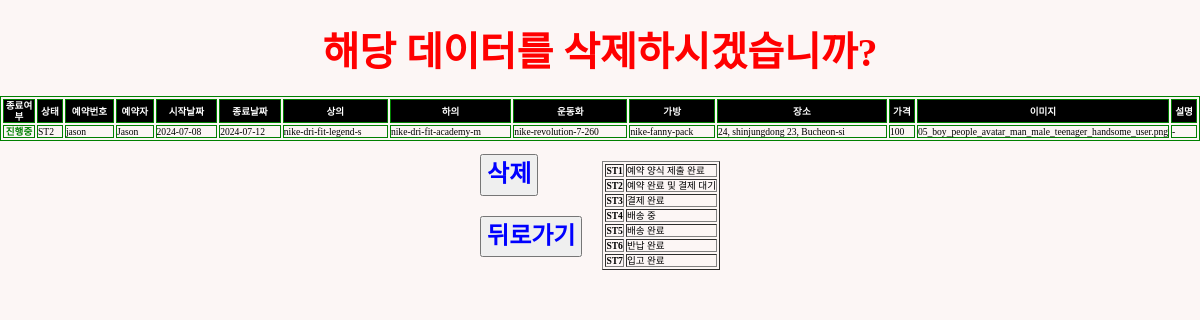
The page /sterna/delpage/jason (signed in) on the database as committed earlier.
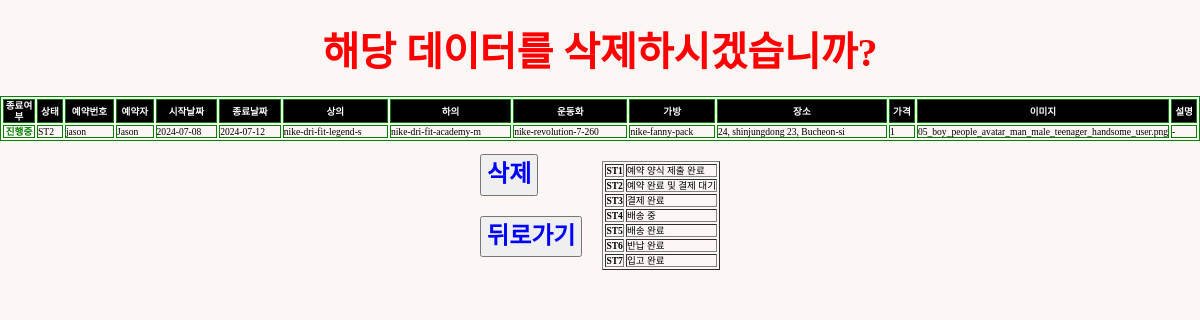
The same page on the database as committed later.
### reservation/models.py (models this page shows)
class Reservation(models.Model):
    STATUS_CHOICE = [
        ("ST1", "예약 양식 제출 완료"),
        ("ST2", "예약 완료 및 결제 대기"),
        ("ST3", "결제 완료"),
        ("ST4", "배송 중"),
        ("ST5", "배송 완료"),
        ("ST6", "반납 완료"),
        ("ST7", "입고 완료"),
    ]
    reserv_id = models.CharField(max_length=20, primary_key=True)
    client = models.CharField(max_length=20)
    contact = models.CharField(max_length=50, blank=False)
    start_date = models.DateField()
    start_time = models.TimeField(blank=True, default=timezone.now)
    end_date = models.DateField()
    end_time = models.TimeField(blank=True, default=timezone.now)
    top = models.ForeignKey(
        Item,
        on_delete=models.CASCADE,
        limit_choices_to={"category": "top"},
        related_name="topName",
        blank=True,
        null=True,
    )
    bottom = models.ForeignKey(
        Item,
        on_delete=models.CASCADE,
        limit_choices_to={"category": "bottom"},
        related_name="bottomName",
        blank=True,
        null=True,
    )
    shoes = models.ForeignKey(
        Item,
        on_delete=models.CASCADE,
        limit_choices_to={"category": "shoes"},
        related_name="shoesName",
        blank=True,
        null=True,
    )
    bag = models.ForeignKey(
        Item,
        on_delete=models.CASCADE,
        limit_choices_to={"category": "bag"},
        related_name="bagName",
        blank=True,
        null=True,
    )
    image = models.ImageField(upload_to="", blank=True)
    desc = models.TextField(blank=True, default="-")
    status = models.CharField(
        max_length=3,
        choices=STATUS_CHOICE,
        default="ST1",
    )
    completed = models.BooleanField(default=False)
    cost = models.IntegerField(default=0)
    location = models.CharField(max_length=50, blank=False)
    paypal_link = models.CharField(max_length=50, blank=False, default="free")
    def __str__(self):
        return str(self.completed) + " " + self.client + "_" + self.reserv_id

class Item(models.Model):
    CATEGORY = [
        ("shoes", "Shoes"),
        ("top", "Top"),
        ("bottom", "Bottom"),
        ("bag", "Bag & Pouch"),
        ("etc", "ETC"),
    ]
    SIZE = [
        ("Others", "free"),
        (
            "shoes",
            (
                ("220", "220mm"),
                ("225", "225mm"),
                ("230", "230mm"),
                ("235", "235mm"),
                ("240", "240mm"),
                ("245", "245mm"),
                ("250", "250mm"),
                ("255", "255mm"),
                ("260", "260mm"),
                ("265", "265mm"),
                ("270", "270mm"),
                ("275", "275mm"),
                ("280", "280mm"),
                ("285", "285mm"),
                ("290", "290mm"),
                ("295", "295mm"),
                ("300", "300mm"),
            ),
        ),
        (
            "top",
            (
                ("XS", "XS"),
                ("S", "S"),
                ("M", "M"),
                ("L", "L"),
                ("XL", "XL"),
                ("XXL", "XXL"),
            ),
        ),
        (
            "bottom",
            (
                ("XS", "XS"),
                ("S", "S"),
                ("M", "M"),
                ("L", "L"),
                ("XL", "XL"),
                ("XXL", "XXL"),
            ),
        ),
    ]
    GENDER = {("M", "Male"), ("F", "Female"), ("E", "NO Gender")}
    category = models.CharField(max_length=10, choices=CATEGORY)
    gender = models.CharField(max_length=1, blank=True, choices=GENDER)
    name = models.CharField(max_length=20, blank=True)
    model_num = models.CharField(primary_key=True, max_length=50, blank=True)
    size = models.CharField(max_length=10, blank=True, choices=SIZE)
    amount = models.IntegerField(default=0, blank=True)
    link = models.URLField(blank=True)
    def __str__(self):
        return self.model_num

### reservation/views.py (the view)
# urls.py: path("sterna/delpage/<str:pk>", views.delpage, name="delpage"),
@login_required(login_url="users:login")
def delpage(request, pk):
    reservation = Reservation.objects.filter(pk=pk)
    print(reservation)
    return render(request, "admin/delete.html", {"reservation": reservation})

### templates/admin/delete.html (shortened to what the changed rows need)
{% load static %}
<!DOCTYPE html>
<html lang="en">
  <head>
    <link rel="stylesheet" type="text/css" href="{% static 'css/sterna.css' %}"/>
    <link rel="stylesheet" type="text/css" href="{% static 'css/normalize.css' %}"/>
    <link href="https://cdnjs.cloudflare.com/ajax/libs/bootstrap-datetimepicker/3.0.0/css/bootstrap-datetimepicker.min.css" rel="stylesheet"/>
  </head>
  <body>
    {% for data in reservation %}
      <div class="tocenter">
        <div class="flex-row" style="width:100%; margin: 30px 0 20px 0; justify-content:space-around;">
          <div>
            <p style="font-size:2.5rem; font-weight:bold; color:red;">해당 데이터를 삭제하시겠습니까?</p>
          </div>
        </div>
      </div>
      <table border="1" bordercolor="green" style="font-size:0.6rem; width:100%;">
        <tr style="background-color:black; color:white;">
          <th scope="col" style="width:30px; text-align:center">종료여부</th>
          <th scope="col">상태</th>
          <th scope="col">예약번호</th>
          <th scope="col">예약자</th>
          <th scope="col">시작날짜</th>
          <th scope="col">종료날짜</th>
          <th scope="col">상의</th>
          <th scope="col">하의</th>
          <th scope="col">운동화</th>
          <th scope="col">가방</th>
          <th scope="col">장소</th>
          <th scope="col">가격</th>
          <th scope="col" style="width:50px; text-align:center">이미지</th>
          <th scope="col">설명</th>
        </tr>
        <tr>
          {% if data.completed == True %}
            <td style="color:white; font-weight:bold; background-color:grey; text-align:center;">완료</td>
          {% else %}
            <td style="color:green; font-weight:bold; text-align:center;">진행중</td>
          {% endif %}
          <td>{{data.status}}</td>
          <td>{{data.reserv_id}}</td>
          <td>{{data.client}}</td>
          <td>{{data.start_date | date:"Y-m-d"}}</td>
          <td>{{data.end_date | date:"Y-m-d"}}</td>
          {% if data.top.name == None %}
            <td style='background-color:#DBDBDB;'>-</td>
          {% else %}
            <td>{{data.top}}</td>
          {% endif %}
          {% if data.bottom.name == None %}
            <td style='background-color:#DBDBDB;'>-</td>
          {% else %}
            <td>{{data.bottom}}</td>
          {% endif %}
          {% if data.shoes.name == None %}
            <td style='background-color:#DBDBDB;'>-</td>
          {% else %}
            <td>{{data.shoes}}</td>
          {% endif %}
          {% if data.bag.name == None %}
            <td style='background-color:#DBDBDB;'>-</td>
          {% else %}
            <td>{{data.bag}}</td>
          {% endif %}
          <td>{{data.location}}</td>
          <td>{{data.cost}}</td>
          <td>{{data.image}}</td>
          <td>{{data.desc}}</td>
        </tr>
      </table>
      <div class="flex-row">
        <div class="flex-column">
          <div class="del-button">
            <a href="{% url "reservation:delreserv" data.pk %}">
              <button style="padding: 5px; color:blue; font-weight:bold; font-size:1.5rem;">삭제</button>
            </a>
          </div>
          <div class="tocenter" style="margin:20px 0 0 0;">
            <a href="{% url "reservation:data" %}">
              <button style="padding: 5px; color:blue; font-weight:bold; font-size:1.5rem;">뒤로가기</button>
            </a>
          </div>
        </div>
        <table style="margin:20px 0 0 20px;" border="1">
          <tr style='font-weight:normal; font-size:0.6rem;'>
            <th>ST1</th>
            <td>예약 양식 제출 완료</td>
          </tr>
          <tr style='font-weight:normal; font-size:0.6rem;'>
            <th>ST2</th>
            <td>예약 완료 및 결제 대기</td>
          </tr>
          <tr style='font-weight:normal; font-size:0.6rem;'>
            <th>ST3</th>
            <td>결제 완료</td>
          </tr>
          <tr style='font-weight:normal; font-size:0.6rem;'>
            <th>ST4</th>
            <td>배송 중</td>
          </tr>
          <tr style='font-weight:normal; font-size:0.6rem;'>
            <th>ST5</th>
            <td>배송 완료</td>
          </tr>
          <tr style='font-weight:normal; font-size:0.6rem;'>
            <th>ST6</th>
            <td>반납 완료</td>
          </tr>
          <tr style='font-weight:normal; font-size:0.6rem;'>
            <th>ST7</th>
            <td>입고 완료</td>
          </tr>
        </table>
      </div>
    {% endfor %}
  </body>
</html>

Rows that differ between the two databases and show on the page:
changed Reservation "ST2": cost "100" → "1"
